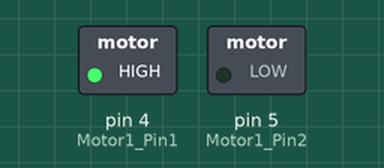
This sketch was run on a simulated Arduino Uno, built with avr-gcc and run on an emulated ATmega328P. On the bench: switched loads named in the sketch (green lamp = pin HIGH).

Above: at 0.1 s.
Timing chart, 0 to 1.6 s (numbered marks = the images above):
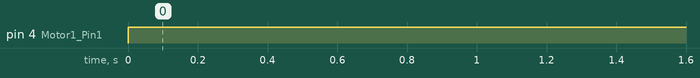

The sketch:

sketch_feb10a.ino
```cpp
int Motor1_Pin1 = 4;
int Motor1_Pin2 = 5;

int Motor2_Pin1 = 2;
int Motor2_Pin2 = 3;

void setup() {
  // put your setup code here, to run once:

  pinMode(Motor1_Pin1, OUTPUT);
  pinMode(Motor1_Pin2, OUTPUT);

  pinMode(Motor1_Pin1, OUTPUT);
  pinMode(Motor1_Pin2, OUTPUT);
}

void loop() {
  // put your main code here, to run repeatedly:
  digitalWrite(Motor1_Pin1, HIGH);
  digitalWrite(Motor1_Pin2, LOW);
  digitalWrite(Motor2_Pin1, HIGH);
  digitalWrite(Motor2_Pin2, LOW);
  delay(1000);
}
```

Measured:
- by itself, pin 4 (Motor1_Pin1): LOW → HIGH at 0.00 s
